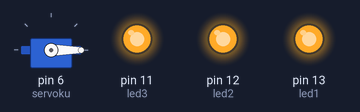
The sketch below on a simulated Arduino Uno, built with avr-gcc and run on an emulated ATmega328P. Parts: servo, output pins drawn as LEDs (lit = HIGH).

Above: at 0.05 s.
At 1.95 s:
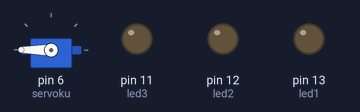
Timing chart, 0 to 4.6 s (numbered marks = the images above):
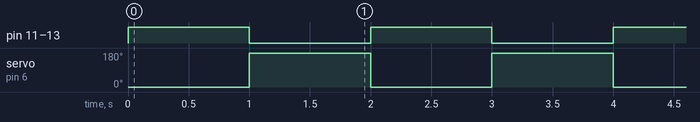

The sketch:

led_servo.ino
```cpp
#include <Servo.h>
Servo servoku;
int led1 = 13;
int led2 = 12;
int led3 = 11;

void setup() {
  servoku.attach(6);
  pinMode(led1, OUTPUT);
  pinMode(led2, OUTPUT);
  pinMode(led3, OUTPUT);
}

void loop() {
  digitalWrite(led1, HIGH);
  digitalWrite(led2, HIGH);
  digitalWrite(led3, HIGH);
  servoku.write(0);
  delay(1000);
  digitalWrite(led1, LOW);
  digitalWrite(led2, LOW);
  digitalWrite(led3, LOW);
  servoku.write(180);
  delay(1000);
}
```

Measured:
- by itself, pin 11 (led3), pin 12 (led2), pin 13 (led1): alternates HIGH for 1.0 s and LOW for 1.0 s
- by itself, servo on pin 6 (servoku): alternates 180° for 1.0 s and 0° for 1.0 s
